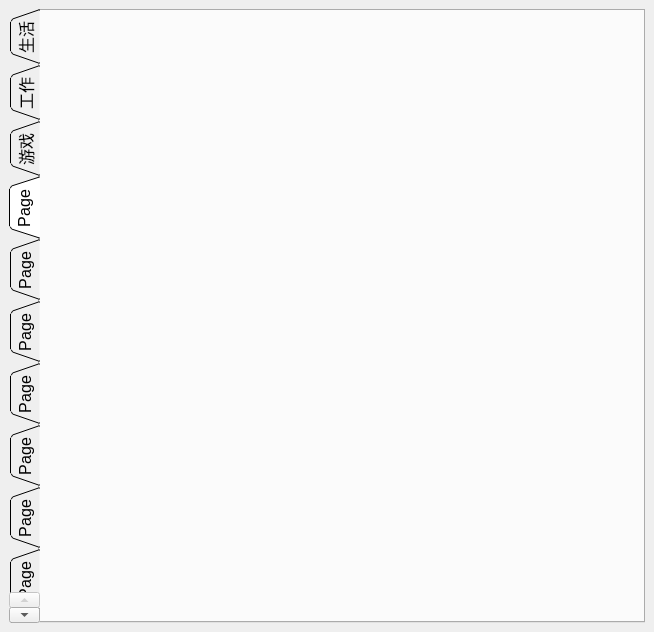
<?xml version="1.0" encoding="UTF-8"?>
<ui version="4.0">
 <class>MainWindow</class>
 <widget class="QMainWindow" name="MainWindow">
  <property name="geometry">
   <rect>
    <x>0</x>
    <y>0</y>
    <width>654</width>
    <height>632</height>
   </rect>
  </property>
  <property name="font">
   <font>
    <pointsize>12</pointsize>
    <underline>false</underline>
   </font>
  </property>
  <property name="windowTitle">
   <string>MainWindow</string>
  </property>
  <widget class="QWidget" name="centralWidget">
   <layout class="QGridLayout" name="gridLayout">
    <item row="0" column="0">
     <widget class="QTabWidget" name="tabWidget">
      <property name="font">
       <font>
        <kerning>false</kerning>
       </font>
      </property>
      <property name="cursor">
       <cursorShape>ArrowCursor</cursorShape>
      </property>
      <property name="layoutDirection">
       <enum>Qt::LeftToRight</enum>
      </property>
      <property name="tabPosition">
       <enum>QTabWidget::West</enum>
      </property>
      <property name="tabShape">
       <enum>QTabWidget::Triangular</enum>
      </property>
      <property name="currentIndex">
       <number>3</number>
      </property>
      <property name="iconSize">
       <size>
        <width>32</width>
        <height>32</height>
       </size>
      </property>
      <property name="elideMode">
       <enum>Qt::ElideNone</enum>
      </property>
      <property name="tabsClosable">
       <bool>false</bool>
      </property>
      <property name="movable">
       <bool>false</bool>
      </property>
      <property name="tabBarAutoHide">
       <bool>false</bool>
      </property>
      <widget class="QWidget" name="tab">
       <attribute name="title">
        <string>生活</string>
       </attribute>
       <layout class="QGridLayout" name="gridLayout_2">
        <item row="0" column="0">
         <widget class="QTextEdit" name="textEdit"/>
        </item>
       </layout>
      </widget>
      <widget class="QWidget" name="tab_2">
       <attribute name="title">
        <string>工作</string>
       </attribute>
       <layout class="QGridLayout" name="gridLayout_3">
        <item row="0" column="0">
         <widget class="QTextEdit" name="textEdit_2"/>
        </item>
       </layout>
      </widget>
      <widget class="QWidget" name="tab_3">
       <attribute name="title">
        <string>游戏</string>
       </attribute>
      </widget>
      <widget class="QWidget" name="tab_4">
       <attribute name="title">
        <string>Page</string>
       </attribute>
      </widget>
      <widget class="QWidget" name="tab_5">
       <attribute name="title">
        <string>Page</string>
       </attribute>
      </widget>
      <widget class="QWidget" name="tab_6">
       <attribute name="title">
        <string>Page</string>
       </attribute>
      </widget>
      <widget class="QWidget" name="tab_7">
       <attribute name="title">
        <string>Page</string>
       </attribute>
      </widget>
      <widget class="QWidget" name="tab_8">
       <attribute name="title">
        <string>Page</string>
       </attribute>
      </widget>
      <widget class="QWidget" name="tab_9">
       <attribute name="title">
        <string>Page</string>
       </attribute>
      </widget>
      <widget class="QWidget" name="tab_10">
       <attribute name="title">
        <string>Page</string>
       </attribute>
      </widget>
      <widget class="QWidget" name="tab_11">
       <attribute name="title">
        <string>Page</string>
       </attribute>
      </widget>
     </widget>
    </item>
   </layout>
  </widget>
 </widget>
 <resources/>
 <connections/>
</ui>
